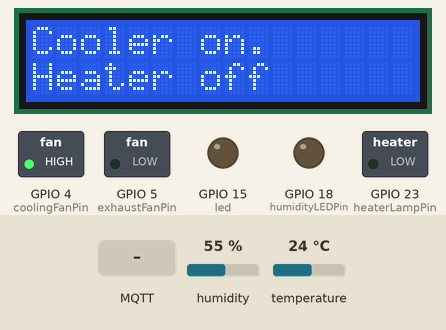
This sketch was run on a simulated ESP32. Parts: 16×2 character LCD, switched loads named in the sketch (green lamp = pin HIGH), output pins drawn as LEDs (lit = HIGH). Inputs (shaded band) come from the test bench; at power-on: temperature 24 °C, humidity 55 %. WiFi joins after 1.5 s; servers stay silent unless stated; random numbers use the default seed unless the sketch sets one; no MQTT or app messages arrive unless stated; what the sketch prints to the serial monitor is not drawn.

Above: at 5.7 s.
5.8 s: temperature set to 22.8 °C
17.6 s: temperature set to 21.6 °C
At 21.1 s:
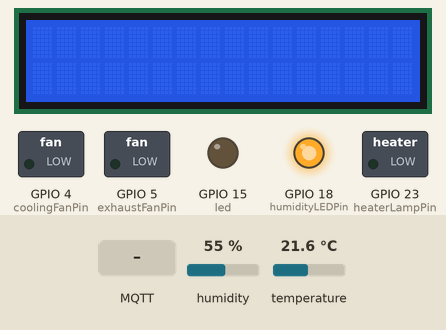
21.6 s: temperature set to 20.7 °C
26.3 s: temperature set to 19.1 °C
At 30.9 s:
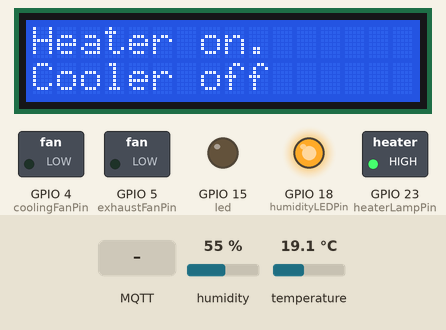
37.6 s: MQTT message "1" arrives on the second subscribed topic
At 41.5 s:
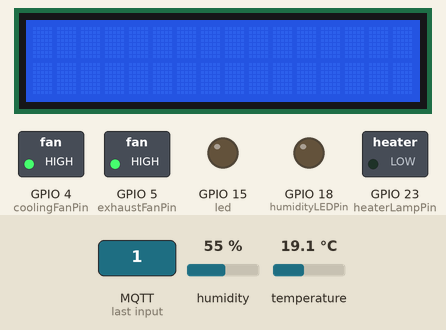
47.6 s: MQTT message "1" arrives on the first subscribed topic
At 48.7 s:
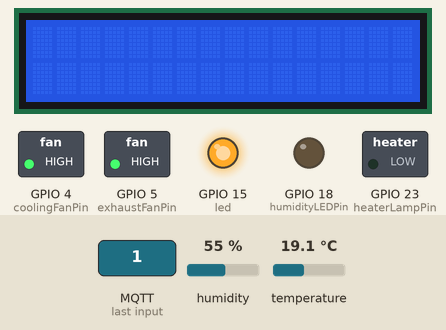
Timing chart, 0 to 50.6 s (numbered marks = the images above; inputs shaded):
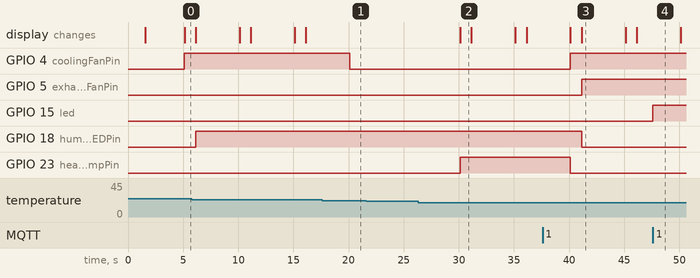

Measured:
- the behaviour switches between 22.1 and 22 °C on temperature (found by bisection; images 0 and 1)
- the behaviour switches between 20 and 19.9 °C on temperature (found by bisection; images 1 and 2)
- after the input at 17.6 s, GPIO 4 (coolingFanPin): HIGH → LOW after 2.5 s
- after the input at 21.6 s, every drawn part: stays the same
- after the input at 26.3 s, GPIO 23 (heaterLampPin): LOW → HIGH after 3.8 s; the display: changes after 3.8 s (image 2)
- after the input at 37.6 s, GPIO 4 (coolingFanPin): LOW → HIGH after 2.5 s; GPIO 5 (exhaustFanPin): LOW → HIGH after 3.5 s; GPIO 18 (humidityLEDPin): HIGH → LOW after 3.5 s; GPIO 23 (heaterLampPin): HIGH → LOW after 2.5 s
- after the input at 47.6 s, GPIO 15 (led): LOW → HIGH at once
- what the display in image 2 shows lasts 1.0 s, from 30.1 s to 31.1 s

The sketch:

demo.ino
```cpp
#include <WiFi.h>
#include "DHT.h"
#include <ArduinoJson.h>
#include <PubSubClient.h>
#include <WiFiClientSecure.h>
#include <LiquidCrystal_I2C.h>

/** DHT11 sensor Settings ***/
#define DHTPIN  25
#define DHTTYPE DHT22
DHT dht(DHTPIN, DHTTYPE);

/** MQ-3 Sensor Settings ***/
const int MQ3PIN = 35;  // Set MQ-3 sensor pin as GPIO35

/** Fan, Heater, and LED Pin Settings ***/
const int coolingFanPin = 4;   // GPIO pin for cooling fan
const int heaterLampPin = 23;   // GPIO pin for heater lamp
const int exhaustFanPin = 5;   // GPIO pin for exhaust fan
const int humidityLEDPin = 18;  // GPIO pin for humidity LED
const int led = 15;

int lcdColumns = 16;
int lcdRows = 2;
LiquidCrystal_I2C lcd(0x27, lcdColumns, lcdRows);


/** WiFi Connection Details ***/
const char* ssid = "plastid";
const char* password = "plastid@123";

/*** MQTT Broker Connection Details ***/
const char* mqtt_server = "e6356bea60684fedadf26e979ecd631f.s1.eu.hivemq.cloud";
const char* mqtt_username = "admin";
const char* mqtt_password = "5m@rtP0ultry2024";
const int mqtt_port = 8883;

/** Secure WiFi Connectivity Initialisation ***/
WiFiClientSecure espClient;

/** MQTT Client Initialisation Using WiFi Connection ***/
PubSubClient client(espClient);

unsigned long lastMsg = 0;
#define MSG_BUFFER_SIZE (50)
char msg[MSG_BUFFER_SIZE];

/** root certificate ***/
static const char *root_ca PROGMEM = R"EOF(
 -----BEGIN CERTIFICATE-----
MIIFazCCA1OgAwIBAgIRAIIQz7DSQONZRGPgu2OCiwAwDQYJKoZIhvcNAQELBQAw
TzELMAkGA1UEBhMCVVMxKTAnBgNVBAoTIEludGVybmV0IFNlY3VyaXR5IFJlc2Vh
cmNoIEdyb3VwMRUwEwYDVQQDEwxJU1JHIFJvb3QgWDEwHhcNMTUwNjA0MTEwNDM4
WhcNMzUwNjA0MTEwNDM4WjBPMQswCQYDVQQGEwJVUzEpMCcGA1UEChMgSW50ZXJu
ZXQgU2VjdXJpdHkgUmVzZWFyY2ggR3JvdXAxFTATBgNVBAMTDElTUkcgUm9vdCBY
MTCCAiIwDQYJKoZIhvcNAQEBBQADggIPADCCAgoCggIBAK3oJHP0FDfzm54rVygc
h77ct984kIxuPOZXoHj3dcKi/vVqbvYATyjb3miGbESTtrFj/RQSa78f0uoxmyF+
0TM8ukj13Xnfs7j/EvEhmkvBioZxaUpmZmyPfjxwv60pIgbz5MDmgK7iS4+3mX6U
A5/TR5d8mUgjU+g4rk8Kb4Mu0UlXjIB0ttov0DiNewNwIRt18jA8+o+u3dpjq+sW
T8KOEUt+zwvo/7V3LvSye0rgTBIlDHCNAymg4VMk7BPZ7hm/ELNKjD+Jo2FR3qyH
B5T0Y3HsLuJvW5iB4YlcNHlsdu87kGJ55tukmi8mxdAQ4Q7e2RCOFvu396j3x+UC
B5iPNgiV5+I3lg02dZ77DnKxHZu8A/lJBdiB3QW0KtZB6awBdpUKD9jf1b0SHzUv
KBds0pjBqAlkd25HN7rOrFleaJ1/ctaJxQZBKT5ZPt0m9STJEadao0xAH0ahmbWn
OlFuhjuefXKnEgV4We0+UXgVCwOPjdAvBbI+e0ocS3MFEvzG6uBQE3xDk3SzynTn
jh8BCNAw1FtxNrQHusEwMFxIt4I7mKZ9YIqioymCzLq9gwQbooMDQaHWBfEbwrbw
qHyGO0aoSCqI3Haadr8faqU9GY/rOPNk3sgrDQoo//fb4hVC1CLQJ13hef4Y53CI
rU7m2Ys6xt0nUW7/vGT1M0NPAgMBAAGjQjBAMA4GA1UdDwEB/wQEAwIBBjAPBgNV
HRMBAf8EBTADAQH/MB0GA1UdDgQWBBR5tFnme7bl5AFzgAiIyBpY9umbbjANBgkq
hkiG9w0BAQsFAAOCAgEAVR9YqbyyqFDQDLHYGmkgJykIrGF1XIpu+ILlaS/V9lZL
ubhzEFnTIZd+50xx+7LSYK05qAvqFyFWhfFQDlnrzuBZ6brJFe+GnY+EgPbk6ZGQ
3BebYhtF8GaV0nxvwuo77x/Py9auJ/GpsMiu/X1+mvoiBOv/2X/qkSsisRcOj/KK
NFtY2PwByVS5uCbMiogziUwthDyC3+6WVwW6LLv3xLfHTjuCvjHIInNzktHCgKQ5
ORAzI4JMPJ+GslWYHb4phowim57iaztXOoJwTdwJx4nLCgdNbOhdjsnvzqvHu7Ur
TkXWStAmzOVyyghqpZXjFaH3pO3JLF+l+/+sKAIuvtd7u+Nxe5AW0wdeRlN8NwdC
jNPElpzVmbUq4JUagEiuTDkHzsxHpFKVK7q4+63SM1N95R1NbdWhscdCb+ZAJzVc
oyi3B43njTOQ5yOf+1CceWxG1bQVs5ZufpsMljq4Ui0/1lvh+wjChP4kqKOJ2qxq
4RgqsahDYVvTH9w7jXbyLeiNdd8XM2w9U/t7y0Ff/9yi0GE44Za4rF2LN9d11TPA
mRGunUHBcnWEvgJBQl9nJEiU0Zsnvgc/ubhPgXRR4Xq37Z0j4r7g1SgEEzwxA57d
emyPxgcYxn/eR44/KJ4EBs+lVDR3veyJm+kXQ99b21/+jh5Xos1AnX5iItreGCc=
-----END CERTIFICATE-----
)EOF";

// Global variables for threshold values
float temperatureThresholdHigh;
float temperatureThresholdLow;
float humidityThresholdHigh;
float humidityThresholdLow;
int gasThreshold;

/** Function to Set Threshold Values **/
void setThresholds(float tempHigh, float tempLow, float humHigh, float humLow, int gasThresh) {
  temperatureThresholdHigh = tempHigh;
  temperatureThresholdLow = tempLow;
  humidityThresholdHigh = humHigh;
  humidityThresholdLow = humLow;
  gasThreshold = gasThresh;
}

/** Function to Get Threshold Values **/
void getThresholds(float &tempHigh, float &tempLow, float &humHigh, float &humLow, int &gasThresh) {
  tempHigh = temperatureThresholdHigh;
  tempLow = temperatureThresholdLow;
  humHigh = humidityThresholdHigh;
  humLow = humidityThresholdLow;
  gasThresh = gasThreshold;
}

/***** Connect to WiFi *****/
void setup_wifi() {
  delay(10);
  Serial.print("\nConnecting to ");
  Serial.println(ssid);

  WiFi.begin(ssid, password);

  while (WiFi.status() != WL_CONNECTED) {
    delay(500);
    Serial.print(".");
  }
  randomSeed(micros());
  Serial.println("\nWiFi connected\nIP address: ");
  Serial.println(WiFi.localIP());
}

/***** Connect to MQTT Broker *****/
/***** Connect to MQTT Broker *****/
void reconnect() {
  while (!client.connected()) {
    Serial.print("Attempting MQTT connection...");
    String clientId = "ESP32Client-";
    clientId += String(random(0xffff), HEX);
    if (client.connect(clientId.c_str(), mqtt_username, mqtt_password)) {
      Serial.println("connected");
      client.subscribe("led_state");
      client.subscribe("threshold_data"); // Subscribe to the new threshold_data topic
    } else {
      Serial.print("failed, rc=");
      Serial.print(client.state());
      Serial.println(" try again in 5 seconds");
      delay(5000);
    }
  }
}

void callback(char* topic, byte* payload, unsigned int length) {
  String incomingMessage = "";
  for (int i = 0; i < length; i++) {
    incomingMessage += (char)payload[i];
  }

  // Check if the topic is "led_state" and act accordingly
  if (strcmp(topic, "led_state") == 0) {
    if (incomingMessage.equals("1")) digitalWrite(led, HIGH);   // Turn the LED on
    else digitalWrite(led, LOW);  // Turn the LED off
  }

  // Check if the topic is "threshold_data"
  if (strcmp(topic, "threshold_data") == 0) {
    // Parse the JSON payload
    DynamicJsonDocument doc(1024);
    DeserializationError error = deserializeJson(doc, incomingMessage);

    if (error) {
      Serial.print("deserializeJson() failed: ");
      Serial.println(error.c_str());
      return;
    }

    // Extract threshold values from the JSON payload
    float tempHigh = doc["temperature_max"];
    float tempLow = doc["temperature_min"];
    float humHigh = doc["humidity_max"];
    float humLow = doc["humidity_min"];
    int gasThresh = doc["ammonia_max"];

    // Call the setThresholds() function with the received values
    setThresholds(tempHigh, tempLow, humHigh, humLow, gasThresh);

    // Print the new threshold values for debugging
    Serial.println("Thresholds updated:");
    Serial.print("Temperature High: "); Serial.println(tempHigh);
    Serial.print("Temperature Low: "); Serial.println(tempLow);
    Serial.print("Humidity High: "); Serial.println(humHigh);
    Serial.print("Humidity Low: "); Serial.println(humLow);
    Serial.print("Gas Threshold: "); Serial.println(gasThresh);
  }
}

/** Method for Publishing MQTT Messages ****/
void publishMessage(const char* topic, String payload, boolean retained) {
  if (client.publish(topic, payload.c_str(), retained))
    Serial.println("Message published [" + String(topic) + "]: " + payload);
}

/*** Application Initialisation Function ****/
void setup() {
  dht.begin(); // Set up DHT11 sensor
  pinMode(led, OUTPUT);            // Set up LED
  pinMode(MQ3PIN, INPUT);          // Set up MQ-3 sensor
  pinMode(coolingFanPin, OUTPUT);  // Set up cooling fan
  pinMode(heaterLampPin, OUTPUT);  // Set up heater lamp
  pinMode(exhaustFanPin, OUTPUT);  // Set up exhaust fan
  pinMode(humidityLEDPin, OUTPUT); // Set up LED for humidity control

  Serial.begin(115200);
  setup_wifi();

  espClient.setCACert(root_ca);  // Use root certificate for SSL

  client.setServer(mqtt_server, mqtt_port);
  client.setCallback(callback);

  // Set initial threshold values
  setThresholds(22.0, 20.0, 85.0, 70.0, 800);
  // initialize LCD
  lcd.init();
  // turn on LCD backlight
  lcd.backlight();
}

/*** Main Function ***/
unsigned long lastSensorRead = 0;  // Stores the last time the sensor was read
const long interval = 5000;        // Interval between sensor readings (in milliseconds)

void loop() {
  if (!client.connected()) reconnect(); // Check if client is connected
  client.loop();

  unsigned long now = millis(); // Get the current time

  // Check if it's time to read the sensors and publish data
  if (now - lastSensorRead >= interval) {
    lastSensorRead = now;

    // Read thresholds
    float tempHigh, tempLow;
    float humHigh, humLow;
    int gasThresh;
    getThresholds(tempHigh, tempLow, humHigh, humLow, gasThresh);

    // Add a small delay before reading the sensor
    delay(100);

    // Read DHT11 temperature and humidity reading
    float humidity = dht.readHumidity();
    float temperature = dht.readTemperature();

    // Round temperature and humidity to one decimal place
    temperature = round(temperature * 10) / 10.0;
    humidity = (round(humidity * 10) / 10.0)*0.9;

    // Read MQ-3 Alcohol Gas Sensor reading
    int mq3Value = 26 ;//(analogRead(MQ3PIN)/100);

    //Control Cooling Fan and Heater Lamp based on temperature thresholds
    if (temperature > tempHigh) {
      digitalWrite(coolingFanPin, HIGH);  // Start cooling fan
      digitalWrite(heaterLampPin, LOW);   // Turn off heater lamp
      Serial.println("Cooling fan On,heater off");
      lcd.setCursor(0, 0);
      lcd.print("Cooler on.");
      lcd.setCursor(0, 1);
      lcd.print("Heater off");
      delay(1000);
      lcd.clear();
    } else if (temperature < tempLow) {
      digitalWrite(coolingFanPin, LOW);   // Turn off cooling fan
      digitalWrite(heaterLampPin, HIGH);  // Start heater lamp
      Serial.println("Heater on.cooling fan off");
      lcd.setCursor(0, 0);
      lcd.print("Heater on.");
      lcd.setCursor(0, 1);
      lcd.print("Cooler off");
      delay(1000);
      lcd.clear();
    } else {
      digitalWrite(coolingFanPin, LOW);   // Ensure cooling fan is off
      digitalWrite(heaterLampPin, LOW);   // Ensure heater lamp is off
    }


    if (humidity < humLow) {
      digitalWrite(humidityLEDPin, HIGH); // Turn on humidity LED
      Serial.println("humidifier on");
      // lcd.clear();
      // lcd.setCursor(0, 0);
      // lcd.print("Humidifier on.");
      // lcd.setCursor(0, 1);
      // lcd.print("Exhaust off");
    } else {
      digitalWrite(humidityLEDPin, LOW);  // Ensure humidity LED is off
      Serial.println("humidifier off");
    }

    // Control Exhaust Fan based on MQ-3 sensor value
    if ((mq3Value > gasThresh) || (humidity > humHigh)) {
      digitalWrite(exhaustFanPin, HIGH);  // Start exhaust fan for gas level
      Serial.println("Exhaust fan on");
      // lcd.clear();
      // lcd.setCursor(0, 0);
      // lcd.print("Exhaust on.");
    } else {
      digitalWrite(exhaustFanPin, LOW);   // Turn off exhaust fan if gas is under control
      Serial.println("exhaust fan off.");
      // lcd.clear();
      // lcd.setCursor(0, 0);
      // lcd.print("Exhaust off.");
    }

    // digitalWrite(exhaustFanPin, LOW);
    // digitalWrite(coolingFanPin, LOW);
    // delay(10000);
    // digitalWrite(exhaustFanPin, HIGH);
    // digitalWrite(coolingFanPin, HIGH);
    // delay(10000);

    DynamicJsonDocument doc(1024);

    // Limit precision in the JSON serialization
    doc["deviceId"] = "ESP32";
    doc["siteId"] = "My Demo Lab";
    doc["humidity"] = humidity;
    doc["temperature"] = temperature;
    doc["mq3Value"] = mq3Value;

    // Set float precision to 1 decimal place
    char mqtt_message[128];
    serializeJson(doc, mqtt_message, sizeof(mqtt_message));

    // Publish the message
    publishMessage("esp32_data", mqtt_message, true);
  }
}
```
